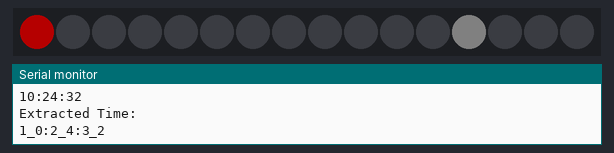
Recording of a sketch running on a simulated Arduino Zero (SAMD21). On the bench: 16 RGB LEDs in strip order, left to right, the last lines printed to the serial monitor. Dim RGB values are drawn brighter than linear; the local clock reads 2024-03-15 10:24:30 at power-on unless the sketch sets it.

Above: at 3.1 s.
At 5.5 s:
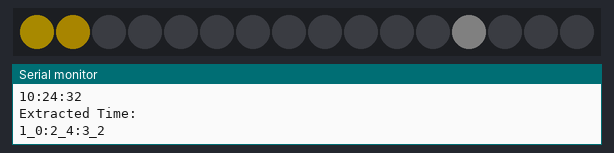
At 16.3 s:
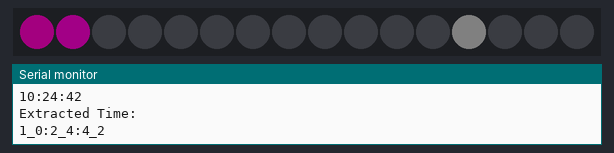
At 17.4 s:
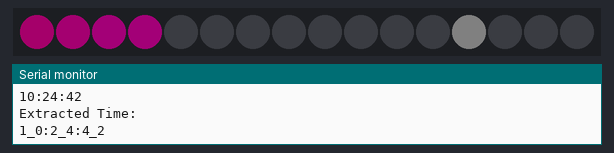
At 28.2 s:
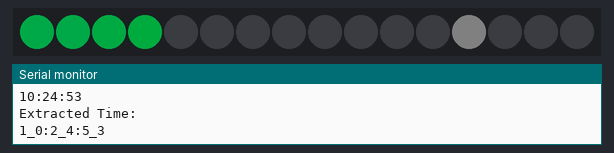
At 39.0 s:
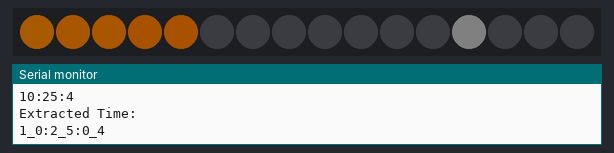

The sketch:

LEDClock.ino
```cpp
// Richard Jarrett 04/01/2018
// Initial Version 1.0

// Date and time functions using a DS1307 RTC connected via I2C and Wire lib
// Wire Library 1.0.0
#include <Wire.h>
// RCTLib Library 1.2.0
#include "RTClib.h"
// FastLED Library 3.1.6
#include "FastLED.h"

#if defined(ARDUINO_ARCH_SAMD)
// for Zero, output on USB Serial console, remove line below if using programming port to program the Zero!
   #define Serial SerialUSB
#endif

// FastLED setup
#define NUM_LEDS 16
#define DATA_PIN 3
CRGB leds[NUM_LEDS];

// Setup Variables for time
int currentHoursTens = 0;
int currentHoursUnits = 0;
int currentMinutesTens = 0;
int currentMinutesUnits = 0;
int currentSecondsTens = 0;
int currentSecondsUnits = 0;

// Setup variables for LED drive in the HSV space
int currentH = 0;
int currentS = 255;
int currentV = 127;

// RTC Setup
RTC_DS1307 rtc;
char daysOfTheWeek[7][12] = {"Sunday", "Monday", "Tuesday", "Wednesday", "Thursday", "Friday", "Saturday"};

void setup () {

  // FastLED Setup
  delay(2000);
  FastLED.addLeds<WS2812B, DATA_PIN, GRB>(leds, NUM_LEDS);

  #ifndef ESP8266
    while (!Serial); // for Leonardo/Micro/Zero
  #endif

  Serial.begin(9600);
  if (! rtc.begin()) {
    Serial.println("Couldn't find RTC");
    while (1);
  }

  if (! rtc.isrunning()) {
    Serial.println("RTC is NOT running!");
    // following line sets the RTC to the date & time this sketch was compiled
    // rtc.adjust(DateTime(F(__DATE__), F(__TIME__)));
    // This line sets the RTC with an explicit date & time, for example to set
    // January 21, 2014 at 3am you would call:
    // rtc.adjust(DateTime(2014, 1, 21, 3, 0, 0));
  }
}

void loop () {
  // Get time from RTC
  DateTime now = rtc.now();

  // Seperate time out into seperate Tens and Units for each
  currentHoursTens = (now.hour() / 10);
  currentHoursUnits = (now.hour() % 10);
  currentMinutesTens = (now.minute() / 10);
  currentMinutesUnits = (now.minute() % 10);
  currentSecondsTens = (now.second() / 10);
  currentSecondsUnits = (now.second() % 10);

  // Dumb Serial Print- Time from RTC
  Serial.print("Clock Time:");
  Serial.println();
  Serial.print(now.hour(), DEC);
  Serial.print(":");
  Serial.print(now.minute(), DEC);
  Serial.print(":");
  Serial.print(now.second(), DEC);
  Serial.println();
  Serial.println();

  // Dumb Serial Print- Time extracted from RTC seperate pieces- used for Debug
  Serial.print("Extracted Time:");
  Serial.println();
  Serial.print(currentHoursTens, DEC);
  Serial.print("_");
  Serial.print(currentHoursUnits, DEC);
  Serial.print(":");
  Serial.print(currentMinutesTens, DEC);
  Serial.print("_");
  Serial.print(currentMinutesUnits, DEC);
  Serial.print(":");
  Serial.print(currentSecondsTens, DEC);
  Serial.print("_");
  Serial.print(currentSecondsUnits, DEC);
  Serial.println();
  Serial.println();
  Serial.println();

  // Light up all LED's. Previous version of indexing
  //displayNumber(24);
  //delay(500);
  //displayBlank();
  //delay(500);

  // Flash all the corners of the strip- indexing
  //leds[0] = CRGB::White;
  //leds[3] = CRGB::White;
  //leds[12] = CRGB::White;
  //leds[15] = CRGB::White;

  // Dim the LED's so they are less bright
  //leds[0].fadeLightBy(192);
  //leds[3].fadeLightBy(192);
  //leds[12].fadeLightBy(192);
  //leds[15].fadeLightBy(192);

  // Update the display
  FastLED.show();
  delay(500);

  // Clear the display
  displayBlank();
  delay(500);

  // Display Hours
  displayNumber(currentHoursTens);
  delay(1000);
  displayBlank();
  delay(100);
  displayNumber(currentHoursUnits);
  delay(1000);
  displayBlank();
  delay(200);
  currentH = (currentH + 50);

  // Display Minutes
  displayNumber(currentMinutesTens);
  delay(1000);
  displayBlank();
  delay(100);
  displayNumber(currentMinutesUnits);
  delay(1000);
  displayBlank();
  delay(200);
  currentH = (currentH + 50);


  // Display Seconds
  displayNumber(currentSecondsTens);
  delay(400);
  displayBlank();
  delay(100);
  displayNumber(currentSecondsUnits);
  delay(400);
  displayBlank();
  currentH = (currentH + 50);


  delay(4000);

  /*
  // Print some stuff on Serial- Date etc
  Serial.print(now.year(), DEC);
  Serial.print('/');
  Serial.print(now.month(), DEC);
  Serial.print('/');
  Serial.print(now.day(), DEC);
  Serial.print(" (");
  Serial.print(daysOfTheWeek[now.dayOfTheWeek()]);
  Serial.print(") ");
  Serial.print(now.hour(), DEC);
  Serial.print(':');
  Serial.print(now.minute(), DEC);
  Serial.print(':');
  Serial.print(now.second(), DEC);
  Serial.println();

  // Print some more stuff on Serial- Unix time
  Serial.print(" since midnight 1/1/1970 = ");
  Serial.print(now.unixtime());
  Serial.print("s = ");
  Serial.print(now.unixtime() / 86400L);
  Serial.println("d");
  */

  /*
  // Future Date Calc
  // calculate a date which is 7 days and 30 seconds into the future
  DateTime future (now + TimeSpan(7,12,30,6));

  Serial.print(" now + 7d + 30s: ");
  Serial.print(future.year(), DEC);
  Serial.print('/');
  Serial.print(future.month(), DEC);
  Serial.print('/');
  Serial.print(future.day(), DEC);
  Serial.print(' ');
  Serial.print(future.hour(), DEC);
  Serial.print(':');
  Serial.print(future.minute(), DEC);
  Serial.print(':');
  Serial.print(future.second(), DEC);
  Serial.println();

  Serial.println();
  */
}

  // Function that takes a number and lights that number of LED's, starting with 0
  // Improvements- Show at the exit of the loop, Variable for corner or zero LED
void displayNumber(int number){
  // Flashing LED in corner at same time as any digit
  leds[12] = CRGB::White;
  leds[12].fadeLightBy(250);
  FastLED.show();
  for(int thisLED = number; thisLED != 0; thisLED = thisLED -1) {
    leds[thisLED - 1] = CHSV((currentH % 256), currentS, currentV);
    currentH++;
    FastLED.show();
    //delay(10);
  }
}

  // Function that clears down each LED sequentially to black
  // Improvements- show LEDs at the end of the loop
void displayBlank(){
  for(int thisLED = 0; thisLED < NUM_LEDS; thisLED = thisLED +1) {
    leds[thisLED] = CRGB::Black;
    FastLED.show();
    //delay(100);
  }
}
```

Measured:
- what the display in image 0 shows lasts 1.1 s, from 3.0 s to 4.1 s
